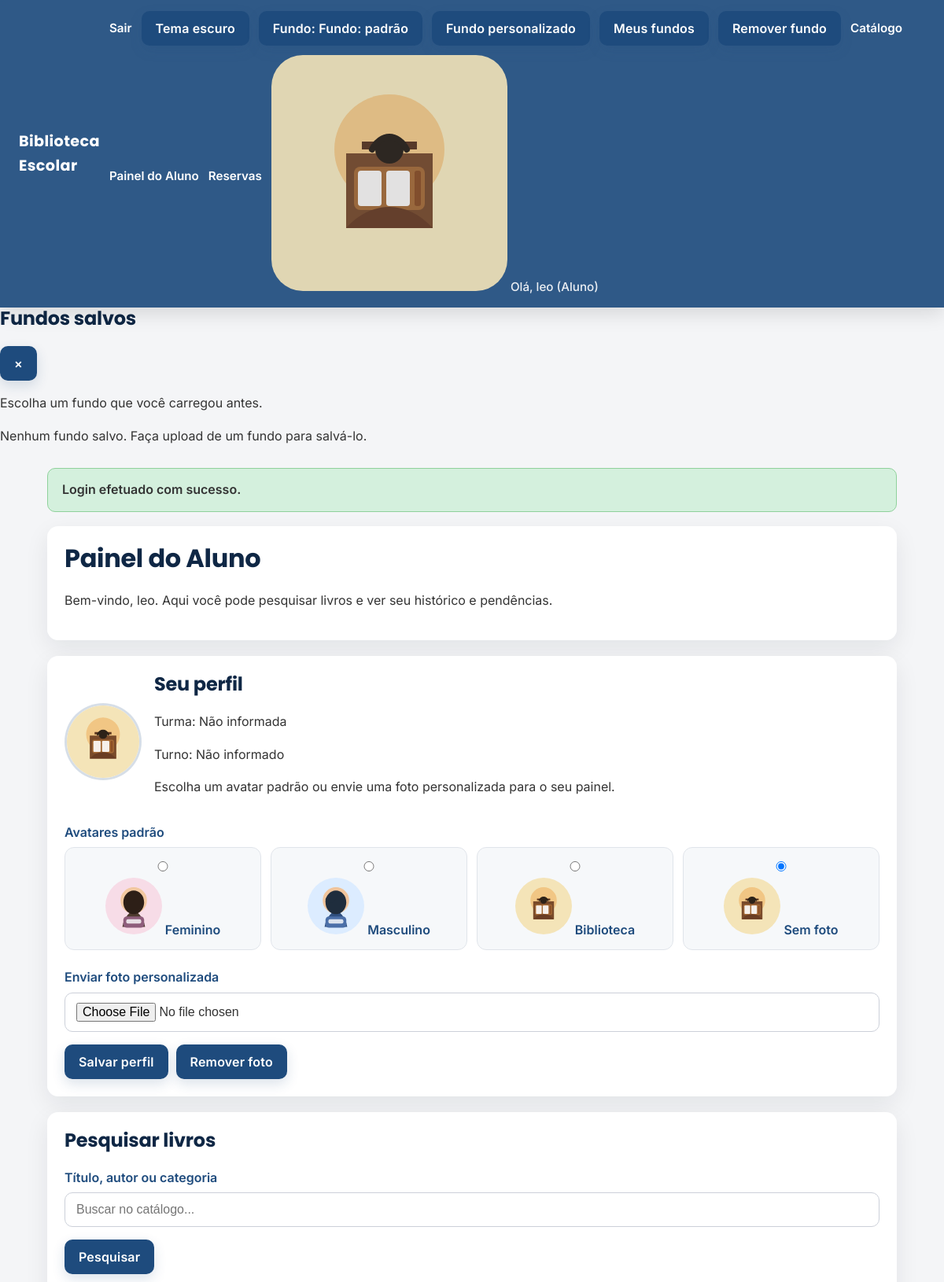
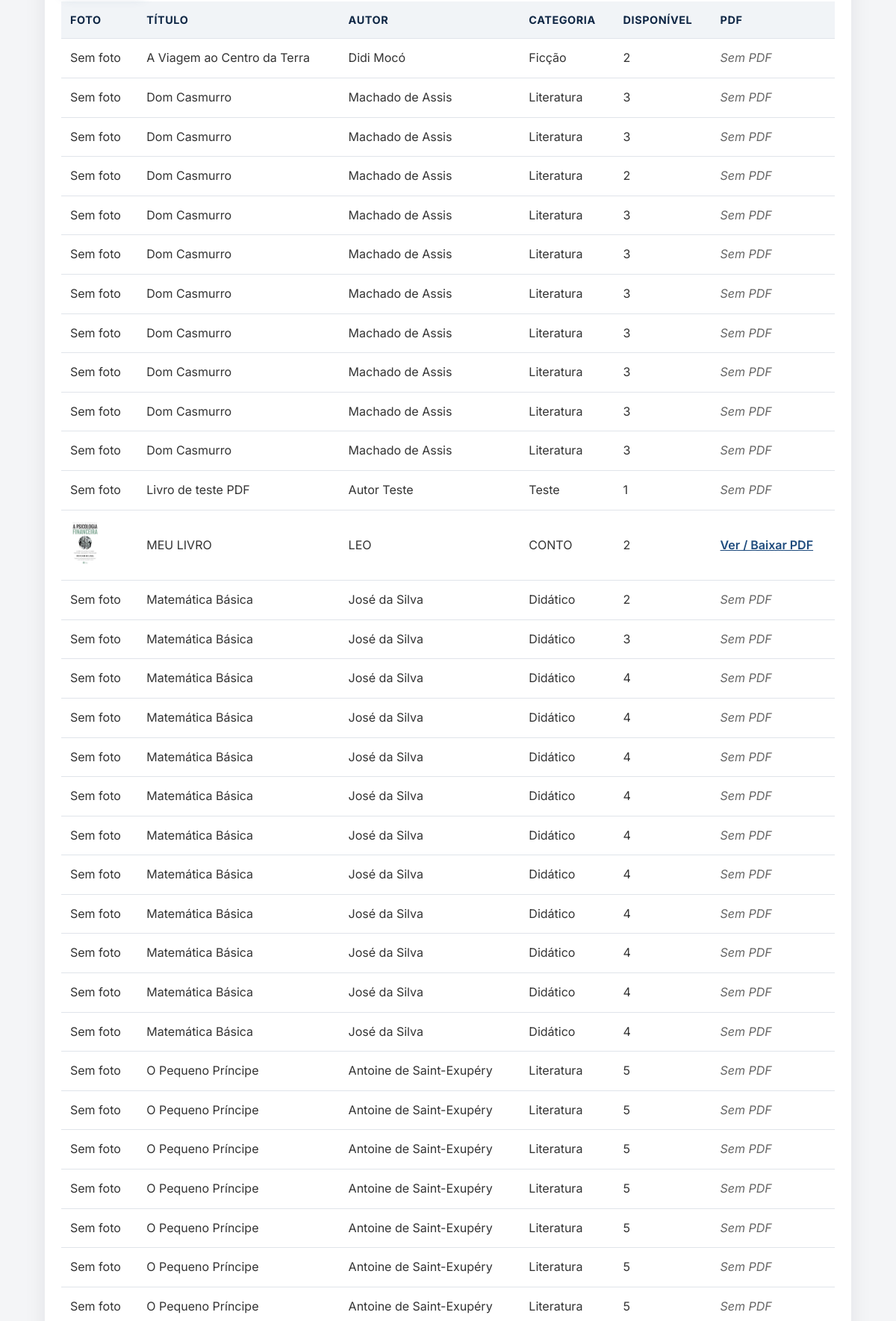
/student_dashboard.php (signed in, upper part), run on the app's committed database (2 pictures, top to bottom).
### tables this page shows
CREATE TABLE books (
        id INTEGER PRIMARY KEY AUTOINCREMENT,
        title TEXT NOT NULL,
        author TEXT NOT NULL,
        category TEXT NOT NULL,
        isbn TEXT,
        publisher TEXT,
        year INTEGER,
        quantity INTEGER NOT NULL DEFAULT 0,
        shelf TEXT,
        internal_code TEXT,
        cover_path TEXT,
        created_at TEXT NOT NULL DEFAULT CURRENT_TIMESTAMP
    , pdf_path TEXT, barcode TEXT);

### includes/functions.php (called while the page is built, shortened)
<?php
require_once __DIR__ . '/auth.php';
function base_url(string $path = ''): string
{
    $base = BASE_URL;
    return rtrim($base, '/') . '/' . ltrim($path, '/');
}
function profile_photo_url(?string $photoPath): string
{
    if (empty($photoPath)) {
        return base_url('img/avatars/avatar-biblioteca.svg');
    }
    return base_url('img/avatars/avatar-biblioteca.svg');
}
function get_flash(): ?array
{
    if (isset($_SESSION['_flash'])) {
        $flash = $_SESSION['_flash'];
        return $flash;
    }
    return null;
}
function h(string $value): string
{
    return htmlspecialchars($value, ENT_QUOTES, 'UTF-8');
}

### includes/auth.php (called while the page is built, shortened)
<?php
function current_user(): ?array{    return $_SESSION['user'] ?? null;}function user_has_role(string|array $role): bool{    $user = current_user();    $roles = is_array($role) ? $role : [$role];    return in_array($user['role_name'], $roles, true);}

### student_dashboard.php (the view, shortened to what this page needs)
<?php
require_once __DIR__ . '/includes/auth.php';
require_once __DIR__ . '/includes/functions.php';
$db = get_db();
$search = trim($_GET['search'] ?? '');
$searchQuery = '';
$params = [];
$books = $db->prepare('SELECT id, title, author, category, quantity, cover_path, pdf_path FROM books ' . $searchQuery . ' ORDER BY title');
$books->execute($params);
$books = $books->fetchAll();
$user = current_user();
$turma = $user['turma'] ?? '';
$turno = $user['turno'] ?? '';
$avatarOptions = [
    ['value' => 'img/avatars/avatar-feminino.svg', 'label' => 'Feminino'],
    ['value' => 'img/avatars/avatar-masculino.svg', 'label' => 'Masculino'],
    ['value' => 'img/avatars/avatar-biblioteca.svg', 'label' => 'Biblioteca'],
];
$profilePhoto = $user['profile_photo'] ?? '';
$selectedAvatar = in_array($profilePhoto, array_column($avatarOptions, 'value'), true) ? $profilePhoto : '';
$displayPhoto = profile_photo_url($profilePhoto);
require_once __DIR__ . '/includes/header.php';
?>
<div class="card">
    <h1>Painel do Aluno</h1>
    <p>Bem-vindo, <?php echo h($user['name']); ?>. Aqui você pode pesquisar livros e ver seu histórico e pendências.</p>
</div>
<div class="card profile-card">
    <div class="profile-summary">
        <img src="<?php echo h($displayPhoto); ?>" alt="Foto de perfil" class="profile-avatar">
        <div>
            <h2>Seu perfil</h2>
            <p>Turma: <?php echo h($turma !== '' ? $turma : 'Não informada'); ?></p>
            <p>Turno: <?php echo h($turno !== '' ? $turno : 'Não informado'); ?></p>
            <p>Escolha um avatar padrão ou envie uma foto personalizada para o seu painel.</p>
        </div>
    </div>
    <form method="post" enctype="multipart/form-data" class="profile-form">
        <div class="form-group">
            <label>Avatares padrão</label>
            <div class="avatar-options">
                <?php foreach ($avatarOptions as $option): ?>
                    <label class="avatar-option">
                        <input type="radio" name="avatar_choice" value="<?php echo h($option['value']); ?>" <?php echo ($selectedAvatar === $option['value'] ? 'checked' : ''); ?>>
                        <img src="<?php echo h(base_url($option['value'])); ?>" alt="<?php echo h($option['label']); ?>">
                        <span><?php echo h($option['label']); ?></span>
                    </label>
                <?php endforeach; ?>
                <label class="avatar-option">
                    <input type="radio" name="avatar_choice" value="" <?php echo ($selectedAvatar === '' ? 'checked' : ''); ?>>
                    <img src="<?php echo h(base_url('img/avatars/avatar-biblioteca.svg')); ?>" alt="Sem foto">
                    <span>Sem foto</span>
                </label>
            </div>
        </div>
        <div class="form-group">
            <label for="profile_photo">Enviar foto personalizada</label>
            <input type="file" id="profile_photo" name="profile_photo" accept="image/*">
        </div>
        <div class="actions">
            <input type="submit" value="Salvar perfil">
            <button type="submit" name="remove_photo" value="1">Remover foto</button>
        </div>
    </form>
</div>
<div class="card">
    <h2>Pesquisar livros</h2>
    <form method="get" action="student_dashboard.php">
        <div class="form-group">
            <label for="search">Título, autor ou categoria</label>
            <input type="text" id="search" name="search" value="<?php echo h($search); ?>" placeholder="Buscar no catálogo...">
        </div>
        <input type="submit" value="Pesquisar">
    </form>
    <?php if ($books === []): ?>
        <p>Nenhum livro encontrado.</p>
    <?php else: ?>
        <table>
            <thead>
                <tr>
                    <th>Foto</th>
                    <th>Título</th>
                    <th>Autor</th>
                    <th>Categoria</th>
                    <th>Disponível</th>
                    <th>PDF</th>
                </tr>
            </thead>
            <tbody>
                <?php foreach ($books as $book): ?>
                    <tr>
                        <td>
                            <?php if (!empty($book['cover_path'])): ?>
                                <img src="<?php echo h(base_url($book['cover_path'])); ?>" alt="Foto do livro" style="max-width: 60px; max-height: 60px; object-fit: cover;">
                            <?php else: ?>
                                <span>Sem foto</span>
                            <?php endif; ?>
                        </td>
                        <td><?php echo h($book['title']); ?></td>
                        <td><?php echo h($book['author']); ?></td>
                        <td><?php echo h($book['category']); ?></td>
                        <td><?php echo (int)$book['quantity']; ?></td>
                        <td>
                            <?php if (!empty($book['pdf_path'])): ?>
                                <a href="view_book_pdf.php?id=<?php echo (int)$book['id']; ?>" target="_blank" rel="noopener">Ver / Baixar PDF</a>
                            <?php else: ?>
                                <span class="muted">Sem PDF</span>
                            <?php endif; ?>
                        </td>
                    </tr>
                <?php endforeach; ?>
            </tbody>
        </table>
    <?php endif; ?>
</div>
<?php require_once __DIR__ . '/includes/footer.php';

### includes/header.php (shortened to what this page needs)
<?php
require_once __DIR__ . '/auth.php';
require_once __DIR__ . '/functions.php';
$user = current_user();
$flash = get_flash();
$headerPhoto = '';
if ($user) {
    $headerPhoto = profile_photo_url($user['profile_photo'] ?? null);
}
?>
<!DOCTYPE html>
<html lang="pt-BR">
<head>
    <link rel="stylesheet" href="<?php echo h(base_url('css/style.css')); ?>">
    <link rel="stylesheet" href="<?php echo h(base_url('css/background-remover.css')); ?>">
</head>
<?php
$pageName = basename($_SERVER['PHP_SELF'] ?? 'index.php');
$dashboardPages = ['index.php', 'dashboard.php', 'books.php', 'loans.php', 'reservations.php', 'reports.php', 'register.php', 'users.php', 'backup.php'];
$bodyClass = in_array($pageName, $dashboardPages, true) ? 'dashboard-page' : '';
?>
<body class="<?php echo h($bodyClass); ?>">
<header>
    <div class="brand"><a href="<?php echo h(base_url('index.php')); ?>"><?php echo h(SITE_NAME); ?></a></div>
    <nav>
        <?php if ($user): ?>
            <a href="<?php echo h(base_url('logout.php')); ?>" class="nav-logout">Sair</a>
        <?php else: ?>
            <a href="<?php echo h(base_url('login.php')); ?>">Login</a>
            <a href="<?php echo h(base_url('register.php')); ?>">Cadastro</a>
        <?php endif; ?>
        <?php if ($pageName !== 'login.php'): ?>
            <button id="theme-toggle" type="button">Tema escuro</button>
            <button id="background-toggle" type="button">Fundo: padrão</button>
            <button id="background-photo-button" type="button">Fundo personalizado</button>
            <button id="background-gallery-toggle" type="button">Meus fundos</button>
            <button id="background-remover-toggle" type="button">Remover fundo</button>
        <?php endif; ?>
        <a href="<?php echo h(base_url('index.php')); ?>">Catálogo</a>
        <?php if ($user): ?>
            <?php if (user_has_role('Aluno')): ?>
                <a href="<?php echo h(base_url('student_dashboard.php')); ?>">Painel do Aluno</a>
            <?php else: ?>
                <a href="<?php echo h(base_url('dashboard.php')); ?>">Painel</a>
            <?php endif; ?>
            <a href="<?php echo h(base_url('reservations.php')); ?>">Reservas</a>
            <div class="nav-user">
                <img src="<?php echo h($headerPhoto); ?>" alt="Foto de perfil" class="nav-user-avatar">
                <span>Olá, <?php echo h($user['name']); ?> (<?php echo h($user['role_name']); ?>)</span>
            </div>
        <?php endif; ?>
    </nav>
</header>
<div id="background-gallery" class="background-gallery hidden">
    <div class="background-gallery-inner">
        <div class="background-gallery-header">
            <h2>Fundos salvos</h2>
            <button id="background-gallery-close" type="button">×</button>
        </div>
        <p>Escolha um fundo que você carregou antes.</p>
        <div class="background-gallery-empty">Nenhum fundo salvo. Faça upload de um fundo para salvá-lo.</div>
    </div>
</div>
<main>
    <?php if ($flash): ?>
        <div class="flash <?php echo h($flash['type']); ?>"><?php echo h($flash['message']); ?></div>
    <?php endif; ?>

### includes/footer.php (shortened to what this page needs)
</main>
</body>
</html>

### css/style.css (style rules this page uses)
:root { --bg: #f4f5f7; --text: #333; --header-bg: #1e4b7d; --header-text: #ffffff; --card-bg: #ffffff; --border: #e0e4ea; --input-bg: #ffffff; --input-border: #ccd0d9; --button-bg: #1e4b7d; --button-color: #ffffff; --button-hover: #153b61; --link-color: #1e4b7d; --table-bg: #ffffff; --footer-text: #666; --flash-success-bg: #d4f0dd; --flash-success-border: #8fd19b; --flash-error-bg: #ffe4e1; --flash-error-border: #e11d48; --action-bg: #0f6d3f; --action-hover: #0b562f; --font-sans: "Inter", "Segoe UI", Roboto, Arial, sans-serif; --font-heading: "Poppins", "Inter", "Segoe UI", sans-serif; }
body { margin: 0; font-family: var(--font-sans); font-size: 16px; line-height: 1.6; background: linear-gradient(rgba(7, 18, 34, 0.72), rgba(7, 18, 34, 0.72)), url('../img/library-bg.jpg') center/cover fixed; color: var(--text); min-height: 100vh; transition: background 0.2s ease; -webkit-font-smoothing: antialiased; text-rendering: optimizeLegibility; }
body.no-image { background: var(--bg); }
header { background: rgba(30, 75, 125, 0.92); color: var(--header-text); padding: 14px 24px; display: flex; align-items: center; justify-content: space-between; backdrop-filter: blur(4px); box-shadow: 0 8px 24px rgba(0, 0, 0, 0.12); }
header .brand a { color: var(--header-text); text-decoration: none; font-family: var(--font-heading); font-weight: 700; font-size: 1.2rem; letter-spacing: 0.02em; }
header nav { display: flex; gap: 12px; align-items: center; flex-wrap: wrap; }
header nav a { color: var(--header-text); text-decoration: none; font-weight: 600; font-size: 0.95rem; }
header .nav-user { font-size: 0.95rem; opacity: 0.9; font-weight: 500; }
main { max-width: 1080px; margin: 28px auto 36px; padding: 0 20px; }
h1, h2, h3, h4 { font-family: var(--font-heading); line-height: 1.2; margin-top: 0; color: #0f2745; font-weight: 700; letter-spacing: -0.01em; text-shadow: 0 1px 2px rgba(255, 255, 255, 0.35); }
.muted { color: var(--footer-text); font-style: italic; }
.card { background: rgba(255, 255, 255, 0.94); border-radius: 14px; padding: 22px; box-shadow: 0 10px 30px rgba(15, 23, 42, 0.08); margin-bottom: 20px; backdrop-filter: blur(2px); }
.form-group { margin-bottom: 16px; }
.form-group label { display: block; margin-bottom: 6px; font-weight: 600; color: var(--header-bg); }
.form-group input, .form-group select, .form-group textarea { width: 100%; padding: 12px 14px; border: 1px solid var(--input-border); border-radius: 10px; font-size: 1rem; background: var(--input-bg); color: var(--text); box-sizing: border-box; transition: border-color 0.2s ease, box-shadow 0.2s ease; }
button, input[type="submit"] { background: var(--button-bg); color: var(--button-color); border: none; padding: 12px 18px; border-radius: 10px; cursor: pointer; font-size: 1rem; font-family: var(--font-sans); font-weight: 600; letter-spacing: 0.01em; transition: background 0.2s ease, transform 0.15s ease, box-shadow 0.2s ease; box-shadow: 0 6px 16px rgba(30, 75, 125, 0.16); }
button#theme-toggle { min-width: 120px; }
.profile-card .profile-summary { display: flex; align-items: center; gap: 16px; flex-wrap: wrap; margin-bottom: 16px; }
.profile-avatar { width: 92px; height: 92px; border-radius: 50%; object-fit: cover; border: 3px solid rgba(30, 75, 125, 0.18); background: #fff; }
.avatar-options { display: grid; grid-template-columns: repeat(auto-fit, minmax(140px, 1fr)); gap: 12px; }
.avatar-option { display: flex; flex-direction: column; align-items: center; gap: 8px; padding: 12px; border: 1px solid var(--border); border-radius: 12px; cursor: pointer; background: rgba(30, 75, 125, 0.04); text-align: center; }
.avatar-option input { margin: 0; }
.avatar-option img { width: 72px; height: 72px; border-radius: 50%; object-fit: cover; }
.profile-form .actions { margin-top: 12px; }
a { color: var(--link-color); font-weight: 600; }
table { width: 100%; border-collapse: collapse; margin-top: 12px; background: rgba(255, 255, 255, 0.9); }
table th, table td { padding: 13px 12px; border-bottom: 1px solid var(--border); text-align: left; color: var(--text); vertical-align: middle; }
table th { font-size: 0.9rem; font-weight: 700; text-transform: uppercase; letter-spacing: 0.04em; color: #0f2745; background: rgba(30, 75, 125, 0.06); }
.flash { padding: 14px 18px; border-radius: 10px; margin-bottom: 18px; font-weight: 600; }
.flash.success { background: var(--flash-success-bg); border: 1px solid var(--flash-success-border); }
.actions { display: flex; gap: 10px; flex-wrap: wrap; }

### data on the page
books: shows "Sem foto", title "A Viagem ao Centro da Terra", author "Didi Mocó", category "Ficção", quantity "2", shows "Sem PDF"
books: shows "Sem foto", title "Dom Casmurro", author "Machado de Assis", category "Literatura", quantity "3", shows "Sem PDF"
books: shows "Sem foto", title "Dom Casmurro", author "Machado de Assis", category "Literatura", quantity "3", shows "Sem PDF"
books: shows "Sem foto", title "Dom Casmurro", author "Machado de Assis", category "Literatura", quantity "2", shows "Sem PDF"
books: shows "Sem foto", title "Dom Casmurro", author "Machado de Assis", category "Literatura", quantity "3", shows "Sem PDF"
books: shows "Sem foto", title "Dom Casmurro", author "Machado de Assis", category "Literatura", quantity "3", shows "Sem PDF"
books: shows "Sem foto", title "Dom Casmurro", author "Machado de Assis", category "Literatura", quantity "3", shows "Sem PDF"
books: shows "Sem foto", title "Dom Casmurro", author "Machado de Assis", category "Literatura", quantity "3", shows "Sem PDF"
books: shows "Sem foto", title "Dom Casmurro", author "Machado de Assis", category "Literatura", quantity "3", shows "Sem PDF"
books: shows "Sem foto", title "Dom Casmurro", author "Machado de Assis", category "Literatura", quantity "3", shows "Sem PDF"
books: shows "Sem foto", title "Dom Casmurro", author "Machado de Assis", category "Literatura", quantity "3", shows "Sem PDF"
books: shows "Sem foto", title "Livro de teste PDF", author "Autor Teste", category "Teste", quantity "1", shows "Sem PDF"
books: cover_path (picture), title "MEU LIVRO", author "LEO", category "CONTO", quantity "2"
books: shows "Sem foto", title "Matemática Básica", author "José da Silva", category "Didático", quantity "2", shows "Sem PDF"
books: shows "Sem foto", title "Matemática Básica", author "José da Silva", category "Didático", quantity "3", shows "Sem PDF"
books: shows "Sem foto", title "Matemática Básica", author "José da Silva", category "Didático", quantity "4", shows "Sem PDF"
books: shows "Sem foto", title "Matemática Básica", author "José da Silva", category "Didático", quantity "4", shows "Sem PDF"
books: shows "Sem foto", title "Matemática Básica", author "José da Silva", category "Didático", quantity "4", shows "Sem PDF"
books: shows "Sem foto", title "Matemática Básica", author "José da Silva", category "Didático", quantity "4", shows "Sem PDF"
books: shows "Sem foto", title "Matemática Básica", author "José da Silva", category "Didático", quantity "4", shows "Sem PDF"
books: shows "Sem foto", title "Matemática Básica", author "José da Silva", category "Didático", quantity "4", shows "Sem PDF"
books: shows "Sem foto", title "Matemática Básica", author "José da Silva", category "Didático", quantity "4", shows "Sem PDF"
books: shows "Sem foto", title "Matemática Básica", author "José da Silva", category "Didático", quantity "4", shows "Sem PDF"
books: shows "Sem foto", title "Matemática Básica", author "José da Silva", category "Didático", quantity "4", shows "Sem PDF"
books: shows "Sem foto", title "Matemática Básica", author "José da Silva", category "Didático", quantity "4", shows "Sem PDF"
books: shows "Sem foto", title "O Pequeno Príncipe", author "Antoine de Saint-Exupéry", category "Literatura", quantity "5", shows "Sem PDF"
books: shows "Sem foto", title "O Pequeno Príncipe", author "Antoine de Saint-Exupéry", category "Literatura", quantity "5", shows "Sem PDF"
books: shows "Sem foto", title "O Pequeno Príncipe", author "Antoine de Saint-Exupéry", category "Literatura", quantity "5", shows "Sem PDF"
books: shows "Sem foto", title "O Pequeno Príncipe", author "Antoine de Saint-Exupéry", category "Literatura", quantity "5", shows "Sem PDF"
books: shows "Sem foto", title "O Pequeno Príncipe", author "Antoine de Saint-Exupéry", category "Literatura", quantity "5", shows "Sem PDF"
books: shows "Sem foto", title "O Pequeno Príncipe", author "Antoine de Saint-Exupéry", category "Literatura", quantity "5", shows "Sem PDF"
books: shows "Sem foto", title "O Pequeno Príncipe", author "Antoine de Saint-Exupéry", category "Literatura", quantity "5", shows "Sem PDF"

### other printed values
SITE_NAME "Biblioteca Escolar"
$user['name'] "leo"
$user['role_name'] "Aluno"
$flash['message'] "Login efetuado com sucesso."
$turma !== '' ? $turma : 'Não informada' "Não informada"
$turno !== '' ? $turno : 'Não informado' "Não informado"
$option['label'] "Feminino"
$option['label'] "Masculino"
$option['label'] "Biblioteca"
